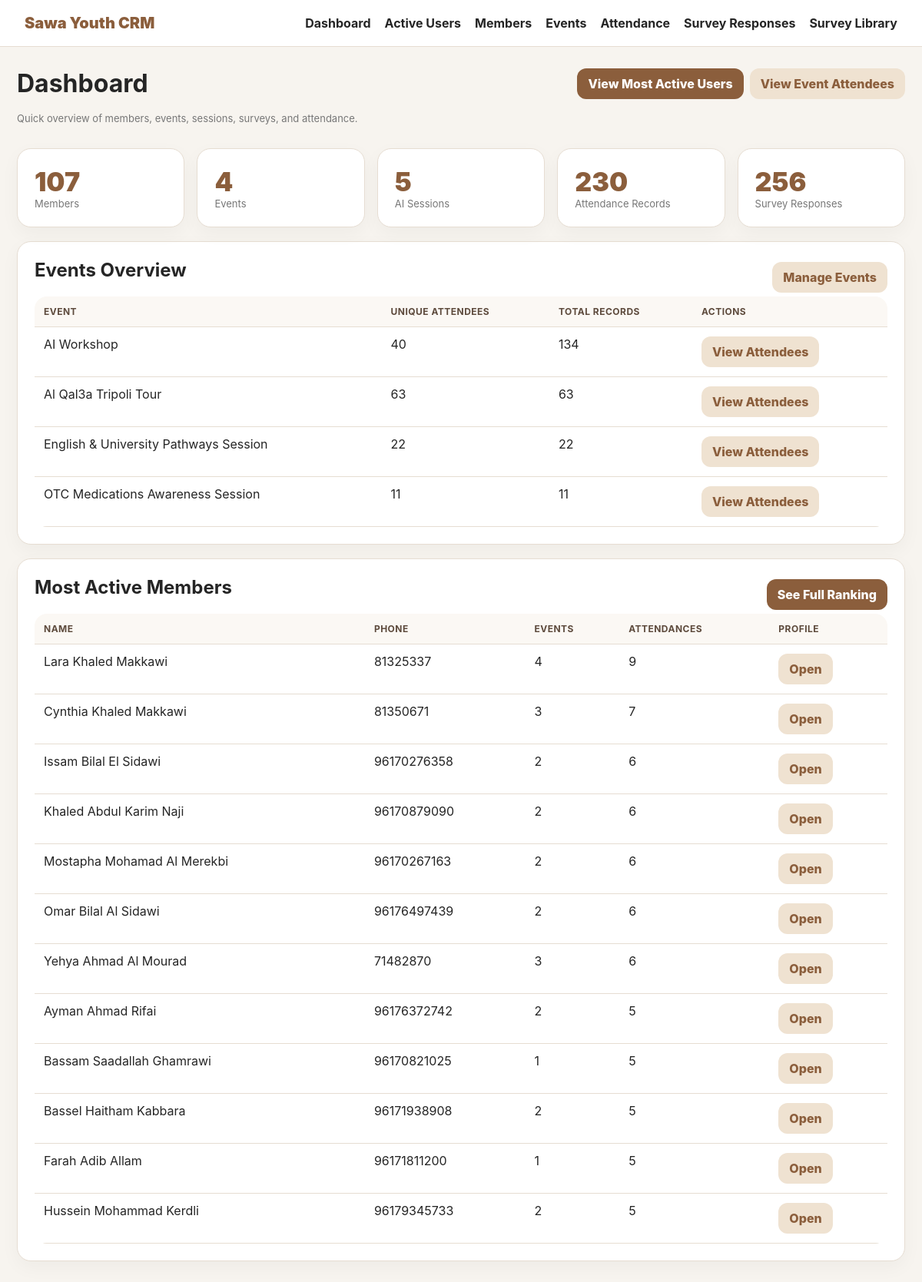
The page / on the database its author committed.
### tables this page shows
CREATE TABLE events (
    id INTEGER PRIMARY KEY AUTOINCREMENT,
    code TEXT UNIQUE,
    name TEXT NOT NULL,
    event_date TEXT,
    location TEXT,
    event_type TEXT,
    notes TEXT
);

CREATE TABLE members (
    id INTEGER PRIMARY KEY AUTOINCREMENT,
    full_name_en TEXT NOT NULL,
    full_name_ar TEXT,
    phone TEXT,
    email TEXT,
    birth_date TEXT,
    gender TEXT,
    city TEXT,
    current_status TEXT,
    studied_where TEXT,
    field_of_study TEXT,
    work TEXT,
    english_level TEXT,
    notes TEXT,
    created_at TEXT DEFAULT CURRENT_TIMESTAMP
);

### app.py (the view)
@app.route("/")
def dashboard():
    conn = get_db()
    stats = {
        "members": conn.execute("SELECT COUNT(*) c FROM members").fetchone()["c"],
        "events": conn.execute("SELECT COUNT(*) c FROM events").fetchone()["c"],
        "sessions": conn.execute("SELECT COUNT(*) c FROM sessions").fetchone()["c"],
        "attendance": conn.execute("SELECT COUNT(*) c FROM attendance").fetchone()["c"],
        "surveys": conn.execute("SELECT COUNT(*) c FROM surveys").fetchone()["c"],
    }
    top_members = conn.execute("""
        SELECT m.id, m.full_name_en, m.phone,
               COUNT(a.id) total_attendances,
               COUNT(DISTINCT a.event_id) total_events
        FROM members m
        LEFT JOIN attendance a ON a.member_id = m.id
        GROUP BY m.id
        ORDER BY total_attendances DESC, m.full_name_en
        LIMIT 12
    """).fetchall()
    event_counts = conn.execute("""
        SELECT e.id, e.name, COUNT(DISTINCT a.member_id) unique_attendees, COUNT(a.id) total_records
        FROM events e
        LEFT JOIN attendance a ON a.event_id=e.id
        GROUP BY e.id
        ORDER BY e.name
    """).fetchall()
    conn.close()
    return render_template("dashboard.html", stats=stats, top_members=top_members, event_counts=event_counts)

### app.py (called while the page is built)
def get_db():
    conn = sqlite3.connect(DB_PATH)
    conn.row_factory = sqlite3.Row
    conn.execute("PRAGMA foreign_keys = ON")
    return conn

### templates/dashboard.html
{% extends 'base.html' %}{% block content %}
<div class="hero"><div><h1>Dashboard</h1><p class="label">Quick overview of members, events, sessions, surveys, and attendance.</p></div><div class="actions"><a class="btn" href="{{ url_for('active_members') }}">View Most Active Users</a><a class="btn secondary" href="{{ url_for('events') }}">View Event Attendees</a></div></div>
<div class="grid"><a class="card stat-card" href="{{ url_for('members') }}"><div class="stat">{{ stats.members }}</div><div class="label">Members</div></a><a class="card stat-card" href="{{ url_for('events') }}"><div class="stat">{{ stats.events }}</div><div class="label">Events</div></a><a class="card stat-card" href="{{ url_for('events') }}"><div class="stat">{{ stats.sessions }}</div><div class="label">AI Sessions</div></a><a class="card stat-card" href="{{ url_for('attendance') }}"><div class="stat">{{ stats.attendance }}</div><div class="label">Attendance Records</div></a><a class="card stat-card" href="{{ url_for('surveys') }}"><div class="stat">{{ stats.surveys }}</div><div class="label">Survey Responses</div></a></div>
<div class="card"><div class="actions" style="justify-content:space-between"><h2>Events Overview</h2><a class="btn secondary" href="{{ url_for('events') }}">Manage Events</a></div><table><tr><th>Event</th><th>Unique Attendees</th><th>Total Records</th><th>Actions</th></tr>{% for e in event_counts %}<tr><td>{{ e.name }}</td><td>{{ e.unique_attendees }}</td><td>{{ e.total_records }}</td><td><a class="btn secondary" href="{{ url_for('event_attendees', event_id=e.id) }}">View Attendees</a></td></tr>{% endfor %}</table></div>
<div class="card"><div class="actions" style="justify-content:space-between"><h2>Most Active Members</h2><a class="btn" href="{{ url_for('active_members') }}">See Full Ranking</a></div><table><tr><th>Name</th><th>Phone</th><th>Events</th><th>Attendances</th><th>Profile</th></tr>{% for m in top_members %}<tr><td>{{ m.full_name_en }}</td><td>{{ m.phone or '' }}</td><td>{{ m.total_events }}</td><td>{{ m.total_attendances }}</td><td><a class="btn secondary" href="{{ url_for('member_detail', member_id=m.id) }}">Open</a></td></tr>{% endfor %}</table></div>{% endblock %}

### templates/base.html
<!doctype html><html><head><meta charset="utf-8"><title>Sawa Youth CRM</title><link rel="stylesheet" href="{{ url_for('static', filename='style.css') }}"></head>
<body><nav><div class="logo">Sawa Youth CRM</div><div class="navlinks"><a href="{{ url_for('dashboard') }}">Dashboard</a><a href="{{ url_for('active_members') }}">Active Users</a><a href="{{ url_for('members') }}">Members</a><a href="{{ url_for('events') }}">Events</a><a href="{{ url_for('attendance') }}">Attendance</a><a href="{{ url_for('surveys') }}">Survey Responses</a><a href="{{ url_for('survey_forms') }}">Survey Library</a></div></nav>
<div class="container">{% with messages=get_flashed_messages() %}{% if messages %}{% for message in messages %}<div class="flash">{{ message }}</div>{% endfor %}{% endif %}{% endwith %}{% block content %}{% endblock %}</div></body></html>

### static/style.css (style rules this page uses)
:root { --bg:#f7f4ef;--card:#fff;--ink:#252525;--muted:#777;--line:#e6ddd2;--accent:#8b5e3c;--soft:#efe2d1 }
* { box-sizing:border-box }
body { margin:0;font-family:Inter,Arial,sans-serif;background:var(--bg);color:var(--ink) }
nav { display:flex;justify-content:space-between;align-items:center;padding:18px 32px;background:white;border-bottom:1px solid var(--line);position:sticky;top:0;z-index:10 }
.logo { font-weight:900;color:var(--accent);font-size:20px }
.navlinks a { margin-left:18px;text-decoration:none;color:var(--ink);font-weight:700 }
.container { max-width:1220px;margin:28px auto;padding:0 22px }
h1 { margin:0 0 18px }
.card { background:white;border:1px solid var(--line);border-radius:18px;padding:22px;box-shadow:0 8px 24px rgba(0,0,0,.04);margin-bottom:18px }
.grid { display:grid;grid-template-columns:repeat(5,1fr);gap:16px }
.stat { font-size:34px;font-weight:900;color:var(--accent) }
.label { color:var(--muted);font-size:13px }
.btn { background:var(--accent);color:white;padding:10px 14px;border-radius:12px;border:0;text-decoration:none;display:inline-block;font-weight:800;cursor:pointer }
.btn.secondary { background:var(--soft);color:var(--accent) }
.actions { display:flex;gap:8px;align-items:center;flex-wrap:wrap }
table { width:100%;border-collapse:collapse;background:white;border-radius:16px;overflow:hidden }
th,td { text-align:left;padding:12px;border-bottom:1px solid var(--line);vertical-align:top }
th { background:#fbf8f4;color:#5d4a3c;font-size:12px;text-transform:uppercase;letter-spacing:.04em }
.hero { display:flex;justify-content:space-between;align-items:flex-start;gap:20px;margin-bottom:18px }
.stat-card { text-decoration:none;color:inherit;transition:.18s ease }
.btn { transition:.15s ease }
h2 { margin-top:0 }

### rows shown on the page
events: name "AI Workshop", unique_attendees "40", total_records "134"
events: name "Al Qal3a Tripoli Tour", unique_attendees "63", total_records "63"
events: name "English & University Pathways Session", unique_attendees "22", total_records "22"
events: name "OTC Medications Awareness Session", unique_attendees "11", total_records "11"
members: full_name_en "Lara Khaled Makkawi", phone "81325337", total_events "4", total_attendances "9"
members: full_name_en "Cynthia Khaled Makkawi", phone "81350671", total_events "3", total_attendances "7"
members: full_name_en "Issam Bilal El Sidawi", phone "96170276358", total_events "2", total_attendances "6"
members: full_name_en "Khaled Abdul Karim Naji", phone "96170879090", total_events "2", total_attendances "6"
members: full_name_en "Mostapha Mohamad Al Merekbi", phone "96170267163", total_events "2", total_attendances "6"
members: full_name_en "Omar Bilal Al Sidawi", phone "96176497439", total_events "2", total_attendances "6"
members: full_name_en "Yehya Ahmad Al Mourad", phone "71482870", total_events "3", total_attendances "6"
members: full_name_en "Ayman Ahmad Rifai", phone "96176372742", total_events "2", total_attendances "5"
members: full_name_en "Bassam Saadallah Ghamrawi", phone "96170821025", total_events "1", total_attendances "5"
members: full_name_en "Bassel Haitham Kabbara", phone "96171938908", total_events "2", total_attendances "5"
members: full_name_en "Farah Adib Allam", phone "96171811200", total_events "1", total_attendances "5"
members: full_name_en "Hussein Mohammad Kerdli", phone "96179345733", total_events "2", total_attendances "5"

### other values the page prints
{{ stats.members }} "107"
{{ stats.events }} "4"
{{ stats.sessions }} "5"
{{ stats.attendance }} "230"
{{ stats.surveys }} "256"
